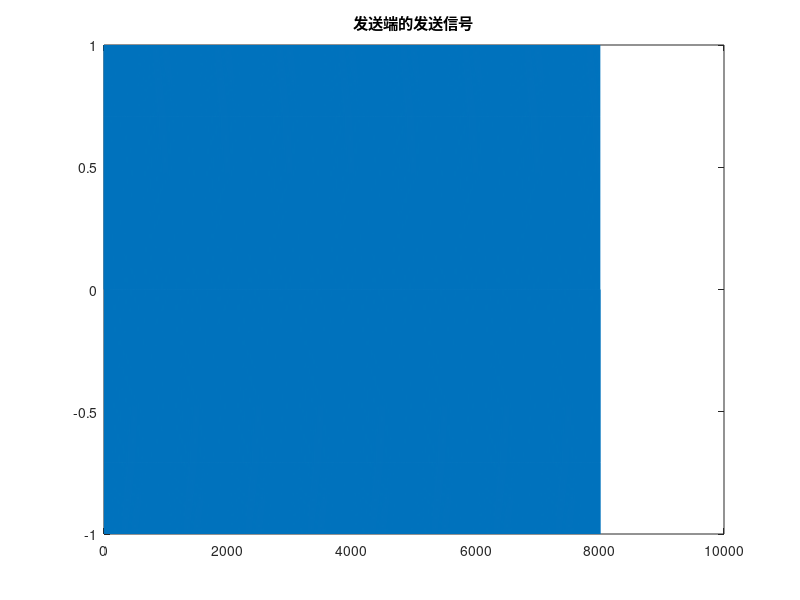

MATLAB code for this plot:
%% 实验一 · 发射端：PC 端 MATLAB 脚本，用 sound() 经扬声器播放单频信号
%  与实验三的 bok_emit.m 对称——发射端始终是 PC 脚本，不上板、不依赖硬件支持包。
%  接收端是板上的 single_fre_rev（build/sdr_rx），采集→滤波→记录到 .mat。
% clc
% clear
%% 基本参数设置 %%
time=1;
fs=8000;                   % 采样率
t=0:1/fs:time;
fc=1000;                   % 载波频率

%% 单频 %%
A=1;
s=sin(2*pi*fc*t);
x=A.*s;

%% 两个单频叠加 %%
% A=1;
% B=1;
% s1=sin(2*pi*fc*t);
% s2=sin(2*pi*(fc+50)*t);
% x=A.*s1+B.*s2;

%% 两个单频前后发送 %%
% x=[A.*s1,B.*s2];

%% 产生声音信号 %%
sound(x, fs)

figure;
plot(x);
title('发送端的发送信号')

% X_fft=fft(x(1:8000));      % 快速傅里叶变换
% nn=length(X_fft);
% f=(-nn/2:nn/2-1)*(fs/nn);
% X_shift= fftshift(X_fft);
% figure;
% plot(f,abs(X_shift))
